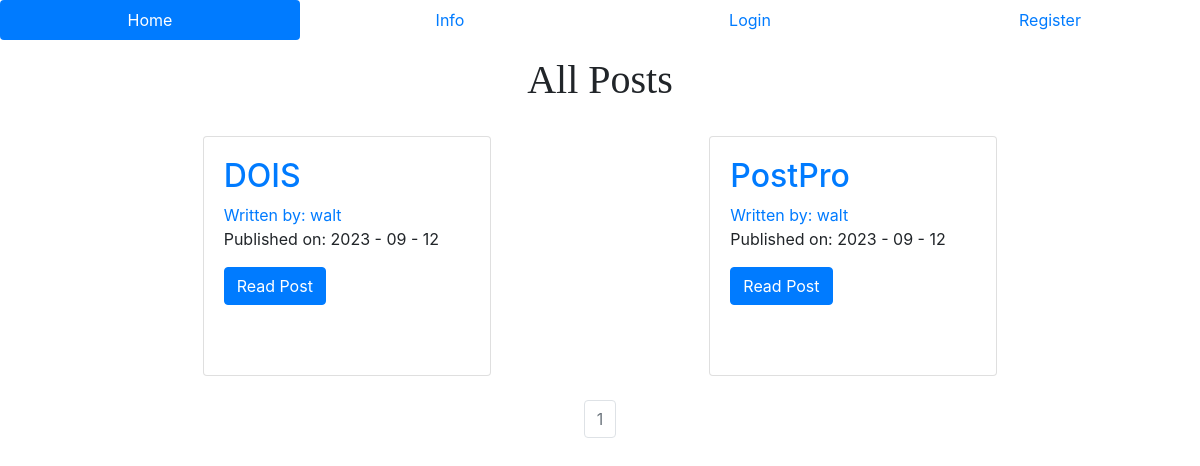
Before: / with the older database file.
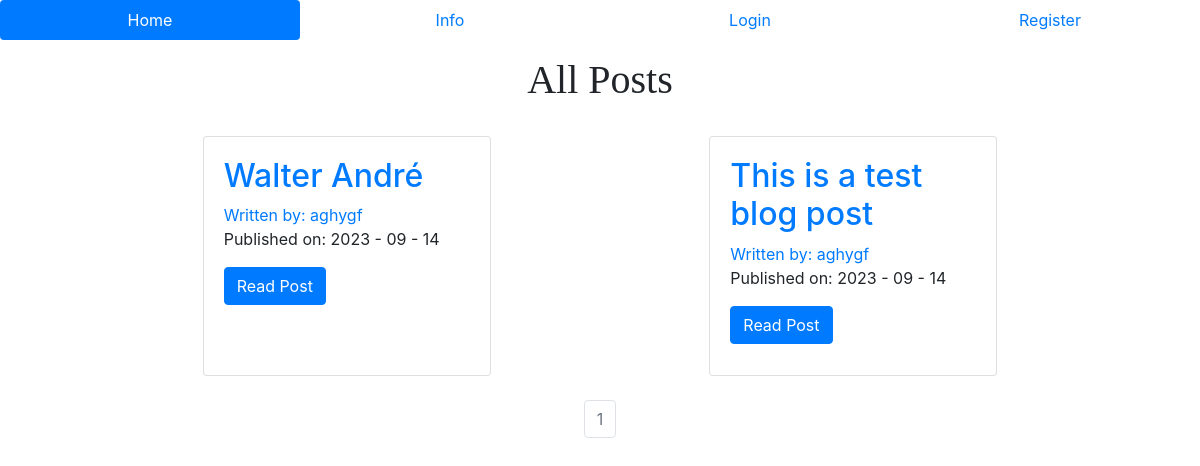
After: the same page with the newer database file.
### companyblog/models.py (models this page shows, shortened)
class BlogPost(db.Model):
    __tablename__ = 'posts'
    users = db.relationship(User)
    id = db.Column(db.Integer, primary_key = True)
    user_id = db.Column(db.Integer, db.ForeignKey('users.id'), nullable=False)
    date = db.Column(db.DateTime, nullable=False, default=datetime.utcnow)
    title = db.Column(db.String(140), nullable = False)
    text = db.Column(db.Text, nullable=False)

class User(db.Model, UserMixin):
    __tablename__ = 'users'
    id = db.Column(db.Integer, primary_key=True)
    profile_pic = db.Column(db.String(20), nullable=False, default='default.png')
    email = db.Column(db.String(64), unique=True, index=True)
    username = db.Column(db.String(64), unique=True, index=True)
    password_hash = db.Column(db.String(128))
    posts = db.relationship('BlogPost', backref='author', lazy=True)

### companyblog/core/views.py (the view)
@core.route('/')
def index():
    page = request.args.get('page', 1, type=int)
    blog_posts = BlogPost.query.order_by(BlogPost.date.desc()).paginate(page=page, per_page=8)
    return render_template('index.html', blog_posts=blog_posts)

### companyblog/templates/index.html (shortened to what this page needs)
<head>
</head>
{% extends "base.html" %}
{% block content %}
<h1 class="page-title">All Posts</h1>
<div class="cardContainer">
    {% for post in blog_posts.items %}
      <div class="card" style="width: 18rem;">
        <div class="card-body">
          <h2> <a class="card-title" href="{{url_for('blog_posts.blog_post', blog_post_id=post.id)}}">{{post.title}}</a> </h2>
          <a href="{{url_for('users.user_posts', username=post.author.username)}}">Written by: {{post.author.username}}</a>
          <p>Published on: {{post.date.strftime('%Y - %m - %d')}}</p>
          <a class="btn btn-primary" href="{{url_for('blog_posts.blog_post', blog_post_id=post.id)}}">Read Post</a>
        </div>
      </div>
    {% endfor %}
</div>
    <nav aria-label="..." class="pages">
        <ul class="pagination">
            {% for page_num in blog_posts.iter_pages(left_edge=1, right_edge=2, left_current=1, right_current=2) %}
            {% if blog_posts.page == page_num %}
            <li class="page-item disabled">
                <a class="page-link" href="{{url_for('core.index', page=page_num)}}">{{page_num}}</a>
            </li>
            {% else %}
            <li class="page-item">
                <a class="page-link" href="{{url_for('core.index', page=page_num)}}">{{page_num}}</a>
            </li>
            {% endif %}
            {% endfor %}
        </ul>
    </nav>
{% endblock %}

### companyblog/templates/base.html (shortened to what this page needs)
<!DOCTYPE html>
<html lang="en">
<head>
<link rel="stylesheet" href="https://maxcdn.bootstrapcdn.com/bootstrap/4.5.2/css/bootstrap.min.css">
</head>
<body>
  <ul class="nav nav-pills nav-justified">
    <li class="nav-item">
      <a class="nav-link active" aria-current="page" href="{{url_for('core.index')}}">Home</a>
    </li>
    <li class="nav-item">
      <a class="nav-link" href="{{url_for('core.info')}}">Info</a>
    </li>
    {% if current_user.is_authenticated %}
    <li class="nav-item">
      <a class="nav-link" href="{{url_for('users.logout')}}">Log out</a>
    </li>
    <li class="nav-item">
      <a class="nav-link" href="{{url_for('users.account')}}">Account</a>
    </li>
    <li class="nav-item">
      <a class="nav-link" href="{{url_for('blog_posts.create_post')}}">Create post</a>
    </li>
    {% else %}
    <li class="nav-item">
      <a class="nav-link" href="{{url_for('users.login')}}">Login</a>
    </li>
    <li class="nav-item">
      <a class="nav-link" href="{{url_for('users.register')}}">Register</a>
    </li>
    {% endif %}
  </ul>
    {% block content %}
    {% endblock %}
</body>
</html>

### companyblog/templates/index.html (style rules this page uses)
.cardContainer { margin-top: 1rem; justify-content: space-evenly; display: flex; flex-wrap: wrap; }
.card { margin: 1rem; width: 18rem; height: 15rem; }
.pages { display: flex; justify-content: center; margin-top: 0.5rem; }
.page-title { text-align: center; margin: 1rem 0 0 0 ; font-family: SansSerif; }

Changed rows visible on the page:
removed BlogPost: title "DOIS", author.username "walt", date "2023 - 09 - 12"
removed BlogPost: title "PostPro", author.username "walt", date "2023 - 09 - 12"
added BlogPost: title "Walter André", author.username "aghygf", date "2023 - 09 - 14"
added BlogPost: title "This is a test blog post", author.username "aghygf", date "2023 - 09 - 14"
